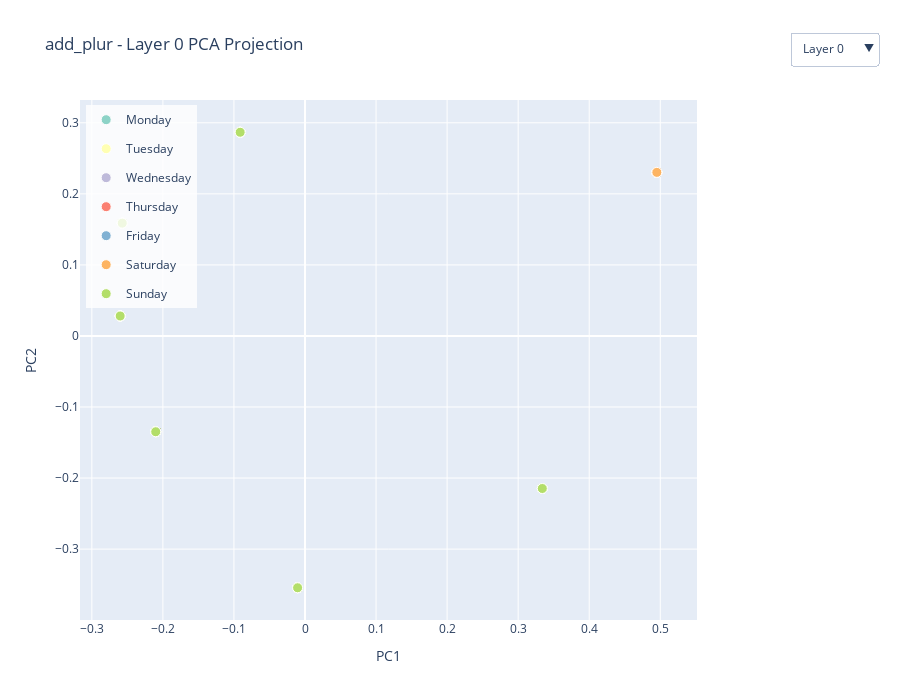

Notebook code for this chart:
### Code cell
# Create interactive PCA visualization with dropdown for layer selection
# Combine train and test data for full visualization
all_plur_df = pd.concat([train_plur_df, test_plur_df], ignore_index=True)

# Create the interactive plot
fig_pca_interactive = create_interactive_pca_with_hover(
    plur_results, 
    'add_plur',
    text_data=all_plur_df
)

# Display the plot
fig_pca_interactive.show()

# Save to HTML
pca_interactive_path = HTML_DIR / "pca_interactive_add_plur.html"
fig_pca_interactive.write_html(str(pca_interactive_path))
print(f"Saved interactive PCA visualization to: {pca_interactive_path}")
